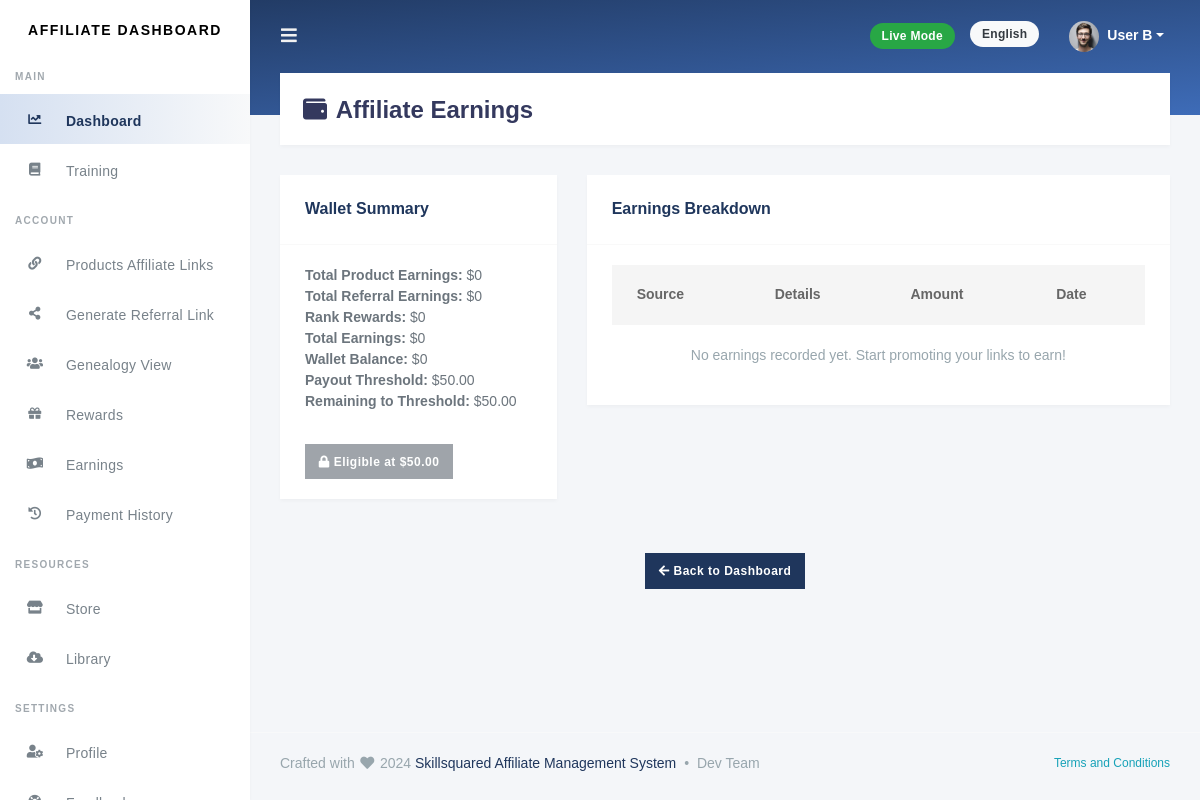
Page /affiliates/affiliate-earnings/ (signed in) on the earlier database version.
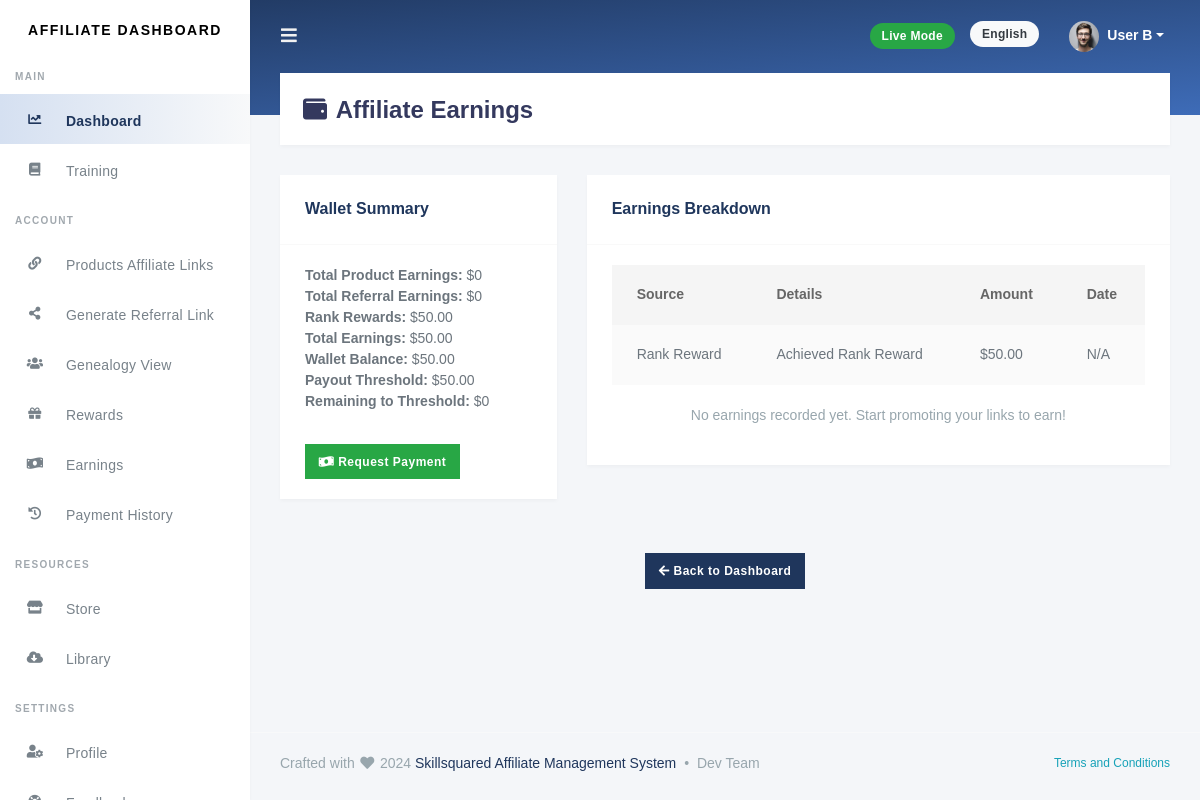
Same page on the later database version.
### affiliates/models.py (models this page shows, shortened)
class BaseModel(models.Model):
    created_at = models.DateTimeField(auto_now_add=True)
    updated_at = models.DateTimeField(auto_now=True)
    class Meta:
        abstract = True

class Affiliate(BaseModel):
    user = models.OneToOneField(settings.AUTH_USER_MODEL, on_delete=models.CASCADE)
    commission_rate = models.DecimalField(max_digits=5, decimal_places=2, default=5.0)
    training_completed = models.BooleanField(default=False)
    referrals = models.PositiveIntegerField(default=0)
    payout_threshold = models.DecimalField(max_digits=10, decimal_places=2, default=50.0)
    referred_by = models.ForeignKey(
        'self', null=True, blank=True, on_delete=models.SET_NULL, related_name='referrals_downline'
    )
    objects = AffiliateManager()  # Attach custom manager

### ranking/models.py (models this page shows, shortened)
class Rank(models.Model):
    title = models.CharField(max_length=100, unique=True)
    description = models.TextField(null=True, blank=True)
    logo = models.ImageField(upload_to='rank_logos/', null=True, blank=True)
    node_color = models.CharField(max_length=7, default="#000000")  # Hex color code
    min_personal_referrals = models.PositiveIntegerField(default=0)
    min_total_referrals = models.PositiveIntegerField(default=0)
    reward = models.DecimalField(max_digits=10, decimal_places=2, default=0.0)
    personal_referral_commission = models.DecimalField(max_digits=5, decimal_places=2, default=5.0)  # %
    initial_level_commission = models.DecimalField(max_digits=5, decimal_places=2, default=5.0)  # %
    renewal_level_commission = models.DecimalField(max_digits=5, decimal_places=2, default=5.0)  # %
    admin_note = models.TextField(null=True, blank=True)
    is_active = models.BooleanField(default=True)  # Rank visibility

### affiliates/views.py (the view)
# urls.py: path('affiliate-earnings/', affiliate_earnings, name='affiliate_earnings'),
@login_required
def affiliate_earnings(request):
    affiliate = request.user.affiliate
    referral_earnings = Referral.objects.filter(
        affiliate=affiliate, referred_user__isnull=False
    ).aggregate(total=Sum('commission_earned'))['total'] or 0
    product_earnings = ProductPurchase.objects.filter(
        affiliate=affiliate
    ).aggregate(total=Sum('commission_earned'))['total'] or 0
    rank_reward = (
        affiliate.rank.current_rank.reward
        if hasattr(affiliate, 'rank') and affiliate.rank.current_rank
        else 0
    )
    total_earnings = referral_earnings + product_earnings + rank_reward
    total_withdrawn = affiliate.payouts.aggregate(total=Sum('amount'))['total'] or 0
    wallet_balance = total_earnings - total_withdrawn
    payout_threshold = affiliate.payout_threshold
    remaining_to_threshold = max(0, payout_threshold - wallet_balance)
    eligible_for_payout = wallet_balance >= payout_threshold
    referrals = Referral.objects.filter(affiliate=affiliate, referred_user__isnull=False)
    product_purchases = ProductPurchase.objects.filter(affiliate=affiliate)
    return render(request, 'affiliates/earnings.html', {
        'total_product_earnings': product_earnings,
        'total_referral_earnings': referral_earnings,
        'rank_reward': rank_reward,
        'total_earnings': total_earnings,
        'wallet_balance': wallet_balance,
        'payout_threshold': payout_threshold,
        'remaining_to_threshold': remaining_to_threshold,
        'eligible_for_payout': eligible_for_payout,
        'referrals': referrals,
        'product_purchases': product_purchases,
    })

### templates/affiliates/earnings.html (shortened to what this page needs)
{% extends 'base.html' %}
{% load static %}
{% block content %}
<div class="section-header">
    <h1><i class="fa fa-fw fa-wallet"></i> Affiliate Earnings</h1>
</div>
<div class="section-body">
    <div class="row">
        <div class="col-md-4">
            <div class="card">
                <div class="card-header">
                    <h4>Wallet Summary</h4>
                </div>
                <div class="card-body">
                    <ul class="list-unstyled">
                        <li><strong>Total Product Earnings:</strong> ${{ total_product_earnings }}</li>
                        <li><strong>Total Referral Earnings:</strong> ${{ total_referral_earnings }}</li>
                        <li><strong>Rank Rewards:</strong> ${{ rank_reward }}</li>
                        <li><strong>Total Earnings:</strong> ${{ total_earnings }}</li>
                        <li><strong>Wallet Balance:</strong> ${{ wallet_balance }}</li>
                        <li><strong>Payout Threshold:</strong> ${{ payout_threshold }}</li>
                        <li><strong>Remaining to Threshold:</strong> ${{ remaining_to_threshold }}</li>
                    </ul>
                    {% if eligible_for_payout %}
                        <a href="{% url 'withdraw_request' %}" class="btn btn-success mt-3">
                            <i class="fa fa-money-bill-wave"></i> Request Payment
                        </a>
                    {% else %}
                        <button class="btn btn-secondary mt-3" disabled>
                            <i class="fa fa-lock"></i> Eligible at ${{ payout_threshold }}
                        </button>
                    {% endif %}
                </div>
            </div>
        </div>
        <div class="col-md-8">
            <div class="card">
                <div class="card-header">
                    <h4>Earnings Breakdown</h4>
                </div>
                <div class="card-body">
                    <table class="table table-striped">
                        <thead>
                            <tr>
                                <th>Source</th>
                                <th>Details</th>
                                <th>Amount</th>
                                <th>Date</th>
                            </tr>
                        </thead>
                        <tbody>
                            {% if rank_reward %}
                                <tr>
                                    <td>Rank Reward</td>
                                    <td>Achieved Rank Reward</td>
                                    <td>${{ rank_reward }}</td>
                                    <td>N/A</td>
                                </tr>
                            {% endif %}
                        </tbody>
                    </table>
                    {% if not referrals and not product_purchases %}
                        <p class="text-muted text-center">No earnings recorded yet. Start promoting your links to earn!</p>
                    {% endif %}
                </div>
            </div>
        </div>
    </div>
    <div class="row mt-4">
        <div class="col-md-12 text-center">
            <a href="{% url 'affiliate_dashboard' %}" class="btn btn-primary">
                <i class="fa fa-arrow-left"></i> Back to Dashboard
            </a>
        </div>
    </div>
</div>
{% endblock %}

Differences in the rows shown:
added Rank: reward "50.00"
shown differently, row unchanged: Affiliate: payout_threshold "50.00" → (not shown)
Other differences:
{{ total_earnings }}: "0" → "50.00"
{{ wallet_balance }}: "0" → "50.00"
{{ remaining_to_threshold }}: "50.00" → "0"
{{ rank_reward }}: "0" → (not shown)
text no longer shown: "Eligible at $"
text now shown: "Request Payment Rank Reward Achieved Rank Reward $ N/A"
